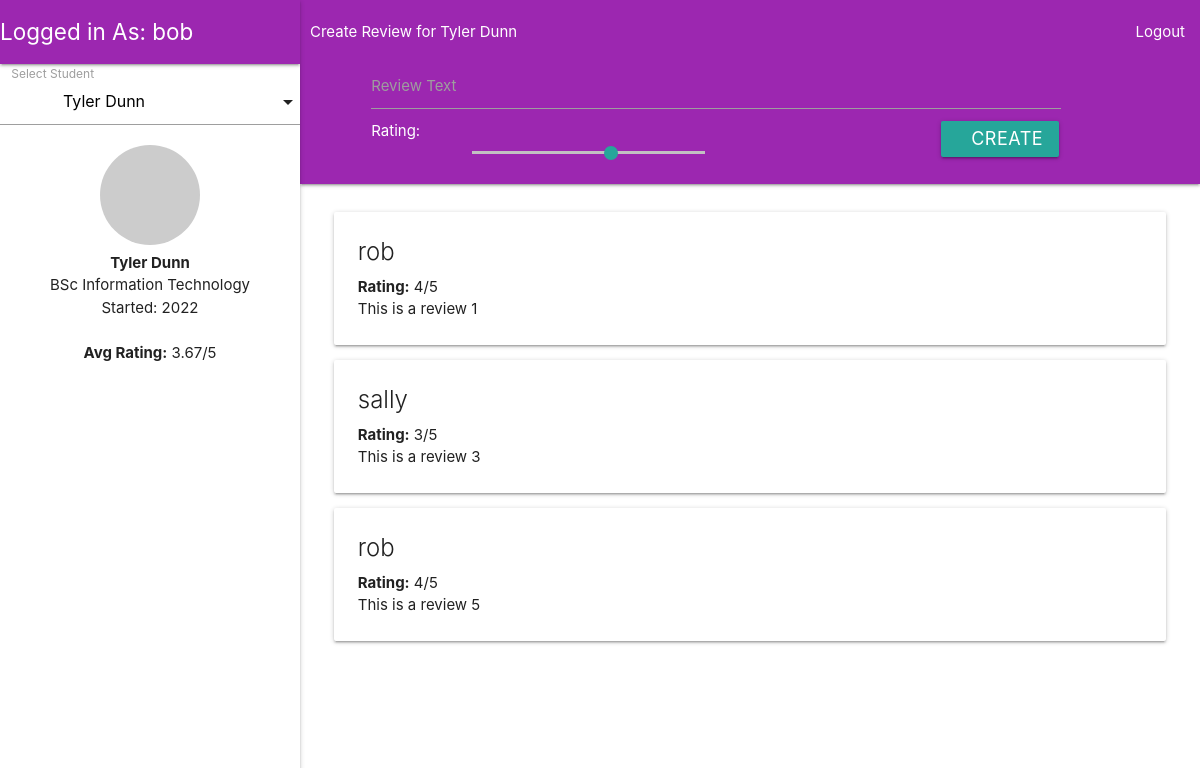
Page /app (signed in) on the committed database.
### App/models.py (models this page shows, shortened)
class User(db.Model):
  id = db.Column(db.Integer, primary_key=True)
  username = db.Column(db.String(80), unique=True, nullable=False)
  password = db.Column(db.String(120), nullable=False)

class Student(db.Model):
  id = db.Column(db.String(9), primary_key=True)
  first_name = db.Column(db.String(80))
  last_name = db.Column(db.String(80))
  programme = db.Column(db.String(80))
  start_year = db.Column(db.Integer)
  image = db.Column(db.String(120))
  reviews = db.relationship('Review', backref='student', lazy=True)

class Review(db.Model):
  id = db.Column(db.Integer, primary_key=True)
  user_id = db.Column(db.Integer, db.ForeignKey('user.id'), nullable=False)
  student_id = db.Column(db.String(9), db.ForeignKey('student.id'), nullable=False)
  text = db.Column(db.Text, nullable=False)
  rating = db.Column(db.Integer, nullable=False)
  user = db.relationship('User', backref='reviews')

### App/main.py (the view)
@app.route('/app')
@app.route('/app/<student_id>')
@jwt_required()
def home(student_id="820321819"):
  students = Student.query.all()
  selected_student = Student.query.get(student_id)
  reviews = Review.query.filter_by(student_id=student_id).all()
  avg_rating = None
  if reviews:
    avg_rating = round(sum(r.rating for r in reviews) / len(reviews), 2)
  return render_template('index.html',
                         students=students,
                         selected_student=selected_student,
                         reviews=reviews,
                         avg_rating=avg_rating,
                         user=current_user)

### App/main.py (called while the page is built)
@jwt.user_lookup_loader
def user_lookup_callback(_jwt_header, jwt_data):
  return User.query.get(jwt_data["sub"])

### App/templates/index.html (shortened to what this page needs)
<!doctype html>
<html lang="en">
  <head>
    <link rel="stylesheet" href="https://cdnjs.cloudflare.com/ajax/libs/materialize/1.0.0/css/materialize.min.css">
    <link rel="stylesheet" href="{{ url_for('static', filename='style.css') }}">
  </head>
  <body>
    <div class="row" style="position: absolute; height:20px; top:0; z-index:10; width:100vw">
    </div>
    <ul id="slide-out" class="sidenav sidenav-fixed">
      <nav class="nav-extended purple" style="margin-bottom:10px">
        <div class="nav-wrapper">
          <a href="#" style="font-size:1.5em" class="brand-logo left">Logged in As: {{ user.username }}</a>
        </div>
      </nav>
      <div class="input-field col s12">
        <label>Select Student</label>
      </div>
      <div class="col s12 center-align" style="margin-top: 20px;">
        {% if selected_student %}
          <img src="{{ selected_student.image }}" alt="Student Image" class="circle responsive-img" style="width:100px"><br>
          <b>{{ selected_student.first_name }} {{ selected_student.last_name }}</b><br>
          {{ selected_student.programme }}<br>
          Started: {{ selected_student.start_year }}<br><br>
          {% if avg_rating %}
            <b>Avg Rating:</b> {{ avg_rating }}/5
          {% else %}
            <b>No ratings yet</b>
          {% endif %}
        {% endif %}
      </div>
    </ul>
    <main class="col s12">
      <nav class="nav-extended purple" style="margin-bottom:10px">
        <div class="nav-wrapper">
          <span style="margin-left: 10px;">
            Create Review for {{ selected_student.first_name }} {{ selected_student.last_name }}
          </span>
          <ul id="nav-mobile" class="right">
            <li><a href="/logout">Logout</a></li>
          </ul>
        </div>
        <div class="nav-content purple">
          <form method="POST" action="{{ url_for('submit_review') }}">
            <div class="row" style="width: 95%">
              <div class="input-field col s10 offset-s1">
                <textarea name="text" class="materialize-textarea" required></textarea>
                <label for="text">Review Text</label>
              </div>
              <div class="input-field col s1 offset-s1">Rating:</div>
              <div class="input-field col s4">
                <p class="range-field">
                  <input type="range" name="rating" min="0" max="5" required />
                </p>
              </div>
              <div class="input-field col s3 offset-s3">
                <input type="submit" class="btn" value="Create">
              </div>
            </div>
          </form>
        </div>
      </nav>
      <div class="row" style="width: 95%; height: 67vh; overflow-y:scroll; margin-left: auto; margin-right: auto;">
        <div class="col s12">
          {% if reviews %}
            {% for review in reviews %}
              <div class="card">
                <div class="card-content">
                  <span class="card-title">
                    {{ review.user.username }}
                  </span>
                  <p><b>Rating:</b> {{ review.rating }}/5</p>
                  <p>{{ review.text }}</p>
                </div>
              </div>
            {% endfor %}
          {% else %}
            <p>No reviews yet for this student.</p>
          {% endif %}
        </div>
      </div>
    </main>
  </body>
</html>

### App/static/style.css (style rules this page uses)
* { box-sizing: border-box; }
html { height: 100vh; width: 100vw; margin:0; padding:0; }
body { margin:0; padding:0; height: 100%; width: 100%; }

### App/templates/index.html (style rules this page uses)
* { box-sizing: border-box; }
main { padding-left: 300px; }

### rows in the picture
User: username "bob"
Student: first_name "Tyler", last_name "Dunn", programme "BSc Information Technology", start_year "2022"
Review: user.username "rob", rating "4", text "This is a review 1"
Review: user.username "sally", rating "3", text "This is a review 3"
Review: user.username "rob", rating "4", text "This is a review 5"

### other values in the picture
{{ avg_rating }} "3.67"
